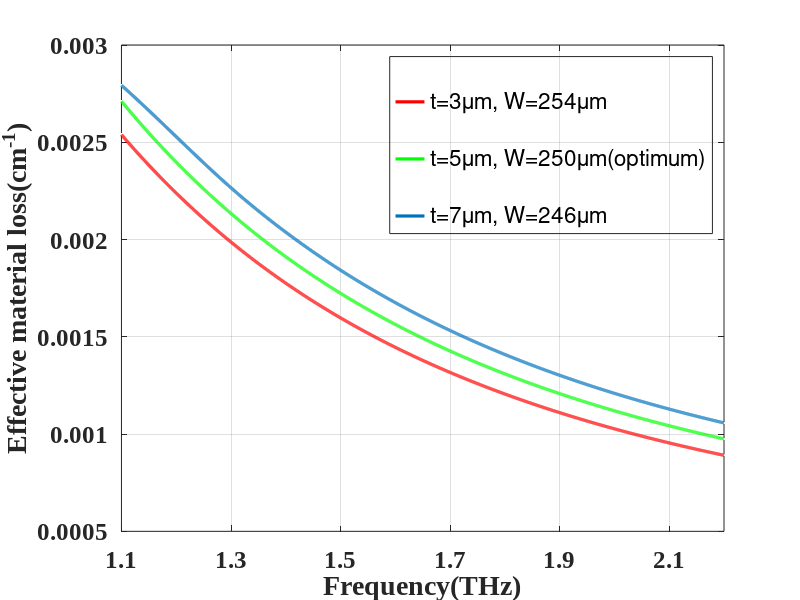

Source code (MATLAB):
%%%%%%%%%%%%%%%%%%%%%%%%%%%%t=3um_ethanol
start_5_lam1=[
    1.1
    1.2
    1.3
    1.4
    1.5
    1.6
    1.7
    1.8
    1.9
    2.0
    2.1
    2.2 
];

%FUNDAMENTAL MODE imaginary part
start_5_img=[
    0.0025389111147076223
    0.0022386295017150794    
    0.0019869324411495534    
    0.001775503957425839     
    0.0015971426676430558    
    0.0014458015548541718    
    0.001316633251126013     
    0.0012057622943535194    
    0.0011099727920645165    
    0.0010268567246937944    
    9.54363960781575E-4
    8.908527715531362E-4
];

  x=1.1:0.0005:2.2;
  y=interp1(start_5_lam1,start_5_img,x,'spline');
plot(start_5_lam1,start_5_img,'.w',x,y,'red','LineWidth',2.3);
hold on


%%%%%%%%%%%%%%%%%%%%%%%%%%%t=5um_ethanol
start_6_lam1=[
    1.1
    1.2
    1.3
    1.4
    1.5
    1.6
    1.7
    1.8
    1.9
    2.0
    2.1
    2.2 
];

%FUNDAMENTAL MODE imaginary part
start_6_img=[
   0.0027109091282406196
   0.0023975136339992884    
   0.002133735235425971     
   0.001911427439293642     
   0.0017233896882796777    
   0.0015634948429602558    
   0.0014267902076366456    
   0.001309290975040609     
   0.0012076139217548918    
   0.0011194330515156528    
   0.0010424427594971112    
   9.749859768745741E-4 
];
 
  x=1.1:0.0005:2.2;
  y=interp1(start_6_lam1,start_6_img,x,'spline');
plot(start_6_lam1,start_6_img,'.w',x,y,'green','LineWidth',2.3);
hold on

%%%%%%%%%%%%%%%%%%%%%%%%%%%%%t=7um_ethanol
start_7_lam1=[
    1.1
    1.2
    1.3
    1.4
    1.5
    1.6
    1.7
    1.8
    1.9
    2.0
    2.1
    2.2 
];

%FUNDAMENTAL MODE imaginary part
start_7_img=[
   0.0027927930864452576
   0.0025285041188221886    
   0.002265840993853273     
   0.002037633192715259     
   0.0018424264859942324    
   0.0016754922515077437    
   0.0015322880898829155    
   0.0014089379412520631    
   0.0013021114284859834    
   0.0012092796692848298    
   0.0011282563977283685    
   0.0010572765497244509    
];
 
  x=1.1:0.0005:2.2;
  y=interp1(start_7_lam1,start_7_img,x,'spline');
plot(start_7_lam1,start_7_img,'.w',x,y,'LineWidth',2.3);


set(gca,'FontSize',12,'FontName','Times New Roman','fontweight','b','xtick',[1.1:0.2:2.2])
xlabel('Frequency(THz)','FontSize',16);
ylabel('Effective material loss(cm^{-1})','FontSize',16);
set(gca,'FontSize',18); % size of tick marks on both axes
legend(' ','t=3\mum, W=254\mum',' ','t=5\mum, W=250\mum(optimum)',' ','t=7\mum, W=246\mum');
set(legend,'color','none');
%ylim([0.003 0.02]);
xlim([1.1 2.2]);
grid on